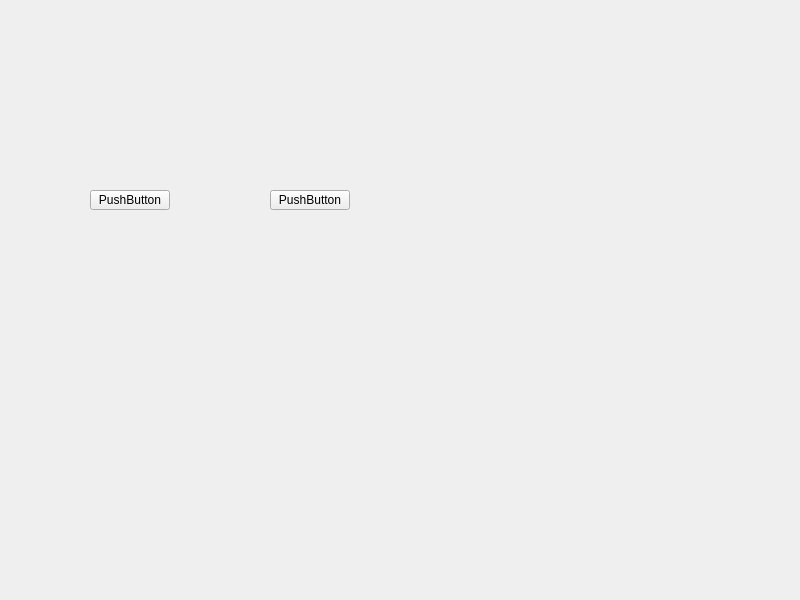
<?xml version="1.0" encoding="UTF-8"?>
<ui version="4.0">
 <class>Widget</class>
 <widget class="QWidget" name="Widget">
  <property name="geometry">
   <rect>
    <x>0</x>
    <y>0</y>
    <width>800</width>
    <height>600</height>
   </rect>
  </property>
  <property name="windowTitle">
   <string>Widget</string>
  </property>
  <widget class="QPushButton" name="pushButton">
   <property name="geometry">
    <rect>
     <x>90</x>
     <y>190</y>
     <width>80</width>
     <height>20</height>
    </rect>
   </property>
   <property name="text">
    <string>PushButton</string>
   </property>
  </widget>
  <widget class="QPushButton" name="pushButton_2">
   <property name="geometry">
    <rect>
     <x>270</x>
     <y>190</y>
     <width>80</width>
     <height>20</height>
    </rect>
   </property>
   <property name="text">
    <string>PushButton</string>
   </property>
  </widget>
 </widget>
 <resources/>
 <connections/>
</ui>
